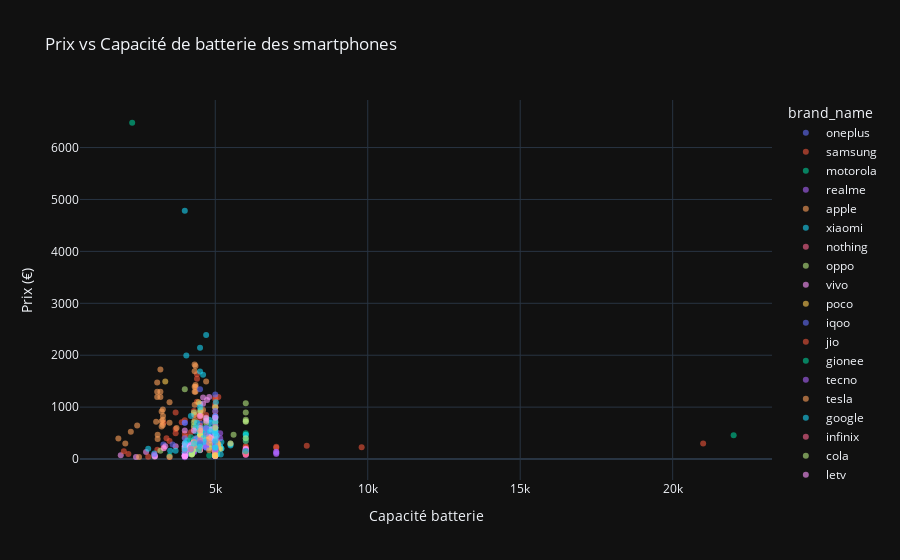

The notebook cell this image was saved under:
### Markdown cell above
**Prix vs. Capacité de la batterie**

### Code cell
fig_battery_price = px.scatter(
    data,
    x='battery_capacity',
    y='price (€)',
    color='brand_name',
    title='Prix vs Capacité de batterie des smartphones',
    labels={'battery': 'Batterie (mAh)', 'price': 'Prix (€)'},
    opacity=0.6
)

fig_battery_price.update_layout(
    xaxis_title='Capacité batterie',
    yaxis_title='Prix (€)',
    bargap=0.1
)

fig_battery_price.show()

### Figure 1 — Plotly figure (JSON) as saved in the notebook; plotly's stock layout.template omitted (floating-point values rounded to 4 significant figures; data arrays with more than 128 entries replaced by an {"elided": "..."} marker saying what was removed)
{"data": [{"hovertemplate": "brand_name=oneplus<br>battery_capacity=%{x}<br>price (€)=%{y}<extra></extra>", "legendgroup": "oneplus", "marker": {"color": "#636efa", "opacity": 0.6, "symbol": "circle"}, "mode": "markers", "name": "oneplus", "orientation": "v", "showlegend": true, "x": [5000.0, 5000.0, 4500.0, 5000.0, 5000.0, 5000.0, 4500.0, 5000.0, 5000.0, 4800.0, 5000.0, 5000.0, 4500.0, 5000.0, 6000.0, 4200.0, 5000.0, 5000.0, 5000.0, 4800.0, 4500.0, 4500.0, 4500.0, 4800.0, 5000.0, 5000.0, 3300.0, 4800.0, 5000.0, 4500.0, 4300.0, 5000.0, 5000.0, 4300.0, 5000.0, 4500.0, 4500.0, 4500.0, 4500.0, 5000.0, 4800.0, 4300.0], "xaxis": "x", "y": [548.1, 199.2, 289.0, 328.9, 398.6, 219.2, 697.6, 219.2, 607.9, 448.5, 229.1, 368.7, 337.9, 249.1, 149.5, 279.0, 189.3, 652.8, 348.8, 558.1, 428.5, 645.8, 209.2, 508.3, 169.3, 747.4, 279.0, 697.6, 352.7, 298.9, 199.3, 229.2, 348.8, 255.1, 189.2, 299.0, 288.9, 448.5, 199.3, 169.3, 478.3, 249.1], "yaxis": "y", "type": "scatter"}, {"hovertemplate": "brand_name=samsung<br>battery_capacity=%{x}<br>price (€)=%{y}<extra></extra>", "legendgroup": "samsung", "marker": {"color": "#EF553B", "opacity": 0.6, "symbol": "circle"}, "mode": "markers", "name": "samsung", "orientation": "v", "showlegend": true, "x": {"elided": "132 float values"}, "xaxis": "x", "y": {"elided": "132 float values"}, "yaxis": "y", "type": "scatter"}, {"hovertemplate": "brand_name=motorola<br>battery_capacity=%{x}<br>price (€)=%{y}<extra></extra>", "legendgroup": "motorola", "marker": {"color": "#00cc96", "opacity": 0.6, "symbol": "circle"}, "mode": "markers", "name": "motorola", "orientation": "v", "showlegend": true, "x": [5000.0, 5000.0, 5000.0, 5000.0, 5000.0, 4020.0, 5000.0, 4400.0, 4800.0, 5000.0, 5000.0, 5000.0, 4600.0, 5000.0, 4400.0, 4610.0, 5000.0, 4020.0, 5000.0, 5000.0, 5000.0, 4610.0, 5000.0, 5000.0, 6000.0, 5000.0, 5000.0, 5000.0, 4450.0, 5000.0, 5000.0, 5000.0, 5000.0, 5000.0, 5000.0, 5000.0, 4800.0, 5000.0, 5000.0, 5000.0, 4020.0, 5000.0, 5000.0, 4200.0, 4000.0, 6000.0, 5000.0, 4450.0, 4500.0, 5000.0, 5000.0, 5000.0], "xaxis": "x", "y": [149.5, 189.3, 189.3, 104.6, 159.4, 229.2, 164.4, 239.1, 348.8, 109.6, 79.72, 119.6, 398.6, 204.3, 398.6, 548.1, 129.6, 249.1, 259.1, 99.65, 199.3, 598.0, 129.6, 169.4, 159.4, 219.2, 94.67, 199.2, 418.5, 89.68, 159.4, 104.6, 88.29, 119.6, 239.1, 79.63, 597.9, 578.0, 194.3, 199.2, 318.8, 224.1, 169.4, 348.8, 114.5, 144.5, 89.91, 597.9, 428.4, 498.2, 348.7, 199.2], "yaxis": "y", "type": "scatter"}, {"hovertemplate": "brand_name=realme<br>battery_capacity=%{x}<br>price (€)=%{y}<extra></extra>", "legendgroup": "realme", "marker": {"color": "#ab63fa", "opacity": 0.6, "symbol": "circle"}, "mode": "markers", "name": "realme", "orientation": "v", "showlegend": true, "x": [5000.0, 5000.0, 5000.0, 5000.0, 5000.0, 5000.0, 5000.0, 5000.0, 5000.0, 5000.0, 5000.0, 5000.0, 5000.0, 5000.0, 5000.0, 5000.0, 5000.0, 5000.0, 5000.0, 4000.0, 5000.0, 5000.0, 5000.0, 4500.0, 5000.0, 5000.0, 5000.0, 5000.0, 5000.0, 5000.0, 5000.0, 5000.0, 5000.0, 4200.0, 5000.0, 4500.0, 5000.0, 5000.0, 5000.0, 4600.0, 5000.0, 5000.0, 4200.0, 5000.0, 5000.0, 5000.0, 5000.0, 5000.0, 5000.0, 4500.0, 5000.0, 5000.0, 5000.0, 5000.0, 6000.0, 4300.0, 5000.0, 5000.0, 4500.0, 5000.0, 5000.0, 5000.0, 5000.0, 5000.0, 4500.0, 5000.0, 5000.0, 5000.0, 5000.0, 5000.0, 4000.0, 5000.0, 5000.0, 4300.0, 5000.0, 5000.0, 5000.0, 5000.0, 4500.0, 5000.0, 5000.0, 4300.0, 5000.0, 5000.0, 6000.0, 5000.0, 5000.0, 4200.0, 4000.0, 5000.0, 5000.0, 5000.0, 4500.0, 6000.0, 5000.0, 4000.0, 5000.0], "xaxis": "x", "y": [249.1, 189.3, 199.3, 279.0, 89.2, 139.5, 149.1, 139.5, 99.65, 124.6, 129.6, 139.5, 52.81, 289.0, 149.5, 169.4, 204.2, 109.6, 144.5, 34.87, 117.9, 154.5, 189.3, 258.1, 169.4, 179.4, 249.1, 89.68, 77.23, 62.78, 229.2, 71.21, 159.4, 249.1, 288.9, 229.2, 149.5, 184.4, 209.3, 348.8, 139.5, 189.3, 279.0, 127.4, 64.68, 149.5, 82.71, 154.5, 149.4, 244.1, 497.9, 174.4, 179.4, 159.4, 114.6, 279.0, 318.9, 89.68, 219.2, 229.2, 139.5, 69.75, 264.1, 89.59, 269.1, 164.4, 134.5, 89.68, 94.67, 149.5, 132.3, 468.4, 169.4, 144.4, 299.0, 284.0, 79.72, 113.6, 328.8, 109.5, 99.65, 129.4, 118.4, 318.9, 79.72, 179.4, 199.3, 249.1, 89.68, 408.5, 124.6, 64.77, 308.9, 104.6, 64.68, 69.75, 86.9], "yaxis": "y", "type": "scatter"}, {"hovertemplate": "brand_name=apple<br>battery_capacity=%{x}<br>price (€)=%{y}<extra></extra>", "legendgroup": "apple", "marker": {"color": "#FFA15A", "opacity": 0.6, "symbol": "circle"}, "mode": "markers", "name": "apple", "orientation": "v", "showlegend": true, "x": [3279.0, 3240.0, 4323.0, 3110.0, 4325.0, 3095.0, 3200.0, NaN, 3110.0, NaN, 4352.0, 4352.0, 2050.0, 4323.0, 3279.0, 3060.0, 2438.0, 3500.0, 4323.0, NaN, 4325.0, 3240.0, NaN, 4700.0, 3200.0, NaN, NaN, 3095.0, 3500.0, 2230.0, NaN, 3279.0, 1821.0, 4352.0, 3285.0, NaN, 4323.0, 4352.0, 4325.0, 3200.0, 3240.0, NaN, NaN, NaN, 4532.0, 3095.0], "xaxis": "x", "y": [657.8, 627.9, 1295.0, 388.7, 747.4, 1195.0, 1196.0, 518.2, 468.4, 408.6, 1425.0, 1295.0, 298.9, 1395.0, 757.4, 717.5, 646.8, 697.5, 1824.0, 558.1, 847.1, 727.5, 458.4, 1494.0, 1295.0, 437.5, 1305.0, 1295.0, 1095.0, 528.1, 1394.0, 956.7, 397.6, 1394.0, 827.1, 498.2, 1693.0, 1793.0, 1046.0, 1724.0, 916.9, 1195.0, 558.1, 677.7, 847.0, 1474.0], "yaxis": "y", "type": "scatter"}, {"hovertemplate": "brand_name=xiaomi<br>battery_capacity=%{x}<br>price (€)=%{y}<extra></extra>", "legendgroup": "xiaomi", "marker": {"color": "#19d3f3", "opacity": 0.6, "symbol": "circle"}, "mode": "markers", "name": "xiaomi", "orientation": "v", "showlegend": true, "x": {"elided": "134 float values"}, "xaxis": "x", "y": {"elided": "134 float values"}, "yaxis": "y", "type": "scatter"}, {"hovertemplate": "brand_name=nothing<br>battery_capacity=%{x}<br>price (€)=%{y}<extra></extra>", "legendgroup": "nothing", "marker": {"color": "#FF6692", "opacity": 0.6, "symbol": "circle"}, "mode": "markers", "name": "nothing", "orientation": "v", "showlegend": true, "x": [4500.0, 4500.0, 4500.0, 4700.0, 5000.0], "xaxis": "x", "y": [266.6, 281.5, 358.8, 398.5, 249.1], "yaxis": "y", "type": "scatter"}, {"hovertemplate": "brand_name=oppo<br>battery_capacity=%{x}<br>price (€)=%{y}<extra></extra>", "legendgroup": "oppo", "marker": {"color": "#B6E880", "opacity": 0.6, "symbol": "circle"}, "mode": "markers", "name": "oppo", "orientation": "v", "showlegend": true, "x": [5000.0, 4700.0, 5000.0, 4500.0, 5000.0, 5000.0, 4800.0, 5000.0, 5000.0, 4310.0, 4500.0, 5000.0, 4500.0, 5000.0, 4500.0, 4520.0, 4700.0, 5000.0, 4500.0, 5000.0, 4500.0, 5000.0, 4500.0, 5000.0, 4500.0, 4800.0, 4500.0, 4500.0, 4500.0, 4500.0, 4700.0, 5000.0, 4300.0, 4500.0, 5000.0, 4300.0, 4500.0, 5000.0, 4300.0, 5000.0, 4230.0, 5000.0, 4500.0, 4500.0, 5000.0, 5000.0, 4500.0, 4230.0, 5000.0, 5000.0, 5000.0, 5000.0, 5000.0, 4230.0, 5000.0, 5000.0, 5000.0, 4800.0, 5000.0, 5000.0, 4500.0, 5000.0, 4310.0, 4000.0, 4015.0, 5000.0, 4500.0, 4500.0, 4000.0, 5000.0, 5000.0, 5000.0, 4230.0, 5000.0, 4300.0, 4230.0, 4500.0, 4350.0, 4230.0, 4230.0, 3200.0, 4500.0, 5000.0, 4000.0, 5000.0, 5000.0, 5000.0, 4700.0], "xaxis": "x", "y": [189.3, 458.4, 298.9, 284.0, 996.5, 94.67, 275.7, 169.4, 124.6, 199.2, 292.4, 134.4, 398.6, 308.9, 258.8, 946.7, 587.9, 154.4, 458.4, 179.4, 458.4, 189.2, 269.0, 139.2, 218.2, 209.2, 318.9, 258.1, 259.1, 199.2, 777.2, 154.5, 896.8, 209.3, 149.4, 707.5, 366.4, 219.2, 262.9, 146.5, 89.68, 428.4, 179.4, 428.4, 164.3, 169.3, 278.9, 89.68, 129.6, 199.3, 328.9, 159.4, 169.3, 109.6, 134.5, 119.6, 179.3, 229.1, 179.4, 239.1, 919.4, 159.3, 179.3, 1345.0, 189.2, 179.3, 448.4, 508.2, 199.2, 797.2, 119.5, 121.6, 114.5, 119.5, 298.9, 124.5, 229.1, 385.7, 99.65, 99.56, 159.4, 328.8, 298.9, 229.1, 149.5, 139.4, 139.4, 697.5], "yaxis": "y", "type": "scatter"}, {"hovertemplate": "brand_name=vivo<br>battery_capacity=%{x}<br>price (€)=%{y}<extra></extra>", "legendgroup": "vivo", "marker": {"color": "#FF97FF", "opacity": 0.6, "symbol": "circle"}, "mode": "markers", "name": "vivo", "orientation": "v", "showlegend": true, "x": [5000.0, 5000.0, 5000.0, 4830.0, 4800.0, 4500.0, 4700.0, 5000.0, 5000.0, 4600.0, 5000.0, 4600.0, 4200.0, 5000.0, 5000.0, 4700.0, 4600.0, 5000.0, 5000.0, 5000.0, 4200.0, 4810.0, 5000.0, 4500.0, 4830.0, 4300.0, 5000.0, 5000.0, 5000.0, 5000.0, 4050.0, 4700.0, 5000.0, 4050.0, 5000.0, 5000.0, 5000.0, 4870.0, 4030.0, 5000.0, 4300.0, 5000.0, 4700.0, 4700.0, 4300.0, 4500.0, 5000.0, 4700.0, 1900.0, 4730.0, 5000.0, 5000.0, 4500.0, 5000.0, 4500.0, 5000.0, 4000.0, 4000.0, 5000.0, 3360.0, 5000.0, 4000.0, 5000.0, 5000.0, 4000.0, 5000.0, 5000.0, 6000.0, 4500.0, 5000.0, 5000.0, 5000.0, 5000.0, 4500.0, 4700.0, 4000.0, 4500.0, 4000.0, 4500.0, 5000.0, 5000.0, 5000.0, 6000.0, 5000.0, 5000.0, 5000.0, 5000.0, 5000.0, 4050.0, 5000.0, 3700.0, 4030.0, 3315.0, 6000.0, 4500.0, 4500.0, 6000.0, 5000.0, 4030.0, 5000.0, 5000.0, 5000.0, 5000.0, 5000.0, 5000.0, 4600.0, 5000.0, 4100.0, 5000.0, 2730.0, 4800.0], "xaxis": "x", "y": [169.3, 99.65, 144.5, 358.8, 428.4, 279.0, 278.9, 184.4, 124.5, 298.9, 164.4, 353.8, 279.0, 199.2, 134.4, 737.5, 1066.0, 159.4, 438.5, 159.4, 249.1, 418.5, 219.2, 318.9, 398.6, 318.9, 89.68, 119.6, 144.5, 104.6, 199.2, 249.1, 89.59, 219.2, 77.64, 298.9, 149.5, 568.0, 179.4, 149.4, 328.9, 89.59, 239.2, 797.3, 368.7, 548.1, 154.4, 249.1, 74.74, 1136.0, 129.5, 129.6, 179.3, 84.7, 249.1, 79.72, 199.2, 231.9, 209.2, 249.2, 139.4, 249.1, 288.9, 179.4, 239.1, 124.5, 166.3, 169.3, 199.2, 139.5, 79.72, 149.4, 124.6, 299.0, 318.8, 299.0, 827.1, 269.1, 278.9, 99.56, 109.6, 498.2, 189.2, 827.1, 84.7, 159.4, 124.6, 119.5, 269.0, 94.58, 249.2, 149.5, 209.2, 119.6, 598.0, 298.9, 199.2, 154.5, 81.71, 199.3, 119.5, 328.8, 104.5, 219.2, 229.1, 1186.0, 99.65, 189.3, 99.56, 134.4, 1196.0], "yaxis": "y", "type": "scatter"}, {"hovertemplate": "brand_name=poco<br>battery_capacity=%{x}<br>price (€)=%{y}<extra></extra>", "legendgroup": "poco", "marker": {"color": "#FECB52", "opacity": 0.6, "symbol": "circle"}, "mode": "markers", "name": "poco", "orientation": "v", "showlegend": true, "x": [5000.0, 5000.0, 5000.0, 5000.0, 5000.0, 5000.0, 5000.0, 5000.0, 5000.0, 5000.0, 5000.0, 5000.0, 5000.0, 4500.0, 5000.0, 4500.0, 6000.0, 5000.0, 4700.0, 5160.0, 5080.0, 5000.0, 5000.0, 5000.0, 5500.0, 5000.0, 4500.0, 5000.0, 4700.0, 5100.0, 5000.0, 6000.0, 5000.0, 5000.0, 5000.0, 5000.0, 5000.0, 4500.0, 5065.0, 5000.0, 5080.0], "xaxis": "x", "y": [149.5, 209.3, 149.5, 164.4, 129.6, 119.6, 179.4, 114.6, 74.74, 134.5, 64.77, 159.4, 298.9, 259.1, 129.6, 299.0, 134.5, 64.77, 348.7, 195.8, 249.1, 159.4, 107.6, 149.5, 299.0, 139.5, 279.0, 147.5, 398.6, 199.2, 108.5, 114.6, 72.74, 127.5, 199.3, 144.5, 149.4, 428.5, 328.9, 79.72, 288.9], "yaxis": "y", "type": "scatter"}, {"hovertemplate": "brand_name=iqoo<br>battery_capacity=%{x}<br>price (€)=%{y}<extra></extra>", "legendgroup": "iqoo", "marker": {"color": "#636efa", "opacity": 0.6, "symbol": "circle"}, "mode": "markers", "name": "iqoo", "orientation": "v", "showlegend": true, "x": [5000.0, 5000.0, 5000.0, 4700.0, 4700.0, 5000.0, 4400.0, 4500.0, 5000.0, 4700.0, 5000.0, 5000.0, 5000.0, 4700.0, 4350.0, 5000.0, 4500.0, 5000.0, 4700.0, 5000.0, 4400.0, 4700.0, 4700.0, 4700.0, 4700.0, 5000.0, 5000.0, 5000.0, 4350.0, 5000.0, 4200.0, 4000.0], "xaxis": "x", "y": [299.0, 139.4, 598.0, 217.1, 289.0, 154.5, 249.1, 308.9, 154.5, 587.9, 168.8, 249.1, 647.8, 233.2, 348.7, 184.3, 348.3, 159.4, 336.3, 144.4, 358.7, 279.0, 229.1, 597.9, 478.3, 328.8, 249.1, 199.2, 398.5, 149.5, 179.4, 398.5], "yaxis": "y", "type": "scatter"}, {"hovertemplate": "brand_name=jio<br>battery_capacity=%{x}<br>price (€)=%{y}<extra></extra>", "legendgroup": "jio", "marker": {"color": "#EF553B", "opacity": 0.6, "symbol": "circle"}, "mode": "markers", "name": "jio", "orientation": "v", "showlegend": true, "x": [5000.0, 2800.0, 3500.0, 3000.0], "xaxis": "x", "y": [119.5, 44.84, 46.33, 74.74], "yaxis": "y", "type": "scatter"}, {"hovertemplate": "brand_name=gionee<br>battery_capacity=%{x}<br>price (€)=%{y}<extra></extra>", "legendgroup": "gionee", "marker": {"color": "#00cc96", "opacity": 0.6, "symbol": "circle"}, "mode": "markers", "name": "gionee", "orientation": "v", "showlegend": true, "x": [3500.0, 4000.0, 4800.0], "xaxis": "x", "y": [61.69, 74.74, 69.75], "yaxis": "y", "type": "scatter"}, {"hovertemplate": "brand_name=tecno<br>battery_capacity=%{x}<br>price (€)=%{y}<extra></extra>", "legendgroup": "tecno", "marker": {"color": "#ab63fa", "opacity": 0.6, "symbol": "circle"}, "mode": "markers", "name": "tecno", "orientation": "v", "showlegend": true, "x": [5160.0, 5000.0, 6000.0, 7000.0, 5160.0, 6000.0, 7000.0, 5000.0, 5000.0, 5000.0, 5000.0, 5000.0, 4700.0, 5000.0, 5000.0, 6000.0, 5000.0, 5000.0, 5000.0, 5000.0, 5000.0, 4000.0, 6000.0, 5000.0, 5000.0, 7000.0, 5000.0, 5000.0, 5000.0, 7000.0, 5000.0, 5000.0, 5000.0], "xaxis": "x", "y": [398.6, 69.75, 119.6, 99.65, 498.3, 154.5, 137.5, 89.68, 219.2, 79.72, 88.6, 179.4, 259.1, 87.69, 62.78, 159.4, 99.65, 179.3, 89.38, 147.0, 89.68, 69.75, 154.5, 62.28, 149.5, 139.4, 114.6, 229.2, 79.72, 109.6, 209.3, 83.61, 73.74], "yaxis": "y", "type": "scatter"}, {"hovertemplate": "brand_name=tesla<br>battery_capacity=%{x}<br>price (€)=%{y}<extra></extra>", "legendgroup": "tesla", "marker": {"color": "#FFA15A", "opacity": 0.6, "symbol": "circle"}, "mode": "markers", "name": "tesla", "orientation": "v", "showlegend": true, "x": [5000.0], "xaxis": "x", "y": [697.6], "yaxis": "y", "type": "scatter"}, {"hovertemplate": "brand_name=google<br>battery_capacity=%{x}<br>price (€)=%{y}<extra></extra>", "legendgroup": "google", "marker": {"color": "#19d3f3", "opacity": 0.6, "symbol": "circle"}, "mode": "markers", "name": "google", "orientation": "v", "showlegend": true, "x": [4410.0, 4410.0, 5000.0, 4355.0, 5003.0, 4614.0, 2800.0, 3520.0, 4080.0, 5003.0, 4830.0, 3700.0, 4620.0, 5000.0], "xaxis": "x", "y": [299.0, 348.7, 817.2, 529.2, 541.1, 403.4, 200.5, 159.4, 358.8, 794.3, 538.1, 159.4, 328.9, 707.5], "yaxis": "y", "type": "scatter"}, {"hovertemplate": "brand_name=infinix<br>battery_capacity=%{x}<br>price (€)=%{y}<extra></extra>", "legendgroup": "infinix", "marker": {"color": "#FF6692", "opacity": 0.6, "symbol": "circle"}, "mode": "markers", "name": "infinix", "orientation": "v", "showlegend": true, "x": [5000.0, 5000.0, 5000.0, 4500.0, 4500.0, 5000.0, 5000.0, 5000.0, 5000.0, 6000.0, 5000.0, 5000.0, 6000.0, 6000.0, 4500.0, 5000.0, 5000.0, 5000.0, 5000.0, 5000.0, 5000.0, 5000.0, 5000.0, 5000.0, 5000.0, 4500.0, 5000.0, 5000.0, 5000.0], "xaxis": "x", "y": [189.3, 194.3, 179.4, 368.7, 179.4, 159.4, 99.65, 168.4, 199.3, 89.68, 116.6, 69.75, 99.65, 88.8, 219.2, 123.0, 108.1, 72.95, 169.4, 82.71, 159.4, 129.6, 129.6, 169.4, 96.57, 199.3, 99.65, 149.5, 127.5], "yaxis": "y", "type": "scatter"}, {"hovertemplate": "brand_name=cola<br>battery_capacity=%{x}<br>price (€)=%{y}<extra></extra>", "legendgroup": "cola", "marker": {"color": "#B6E880", "opacity": 0.6, "symbol": "circle"}, "mode": "markers", "name": "cola", "orientation": "v", "showlegend": true, "x": [5000.0], "xaxis": "x", "y": [149.5], "yaxis": "y", "type": "scatter"}, {"hovertemplate": "brand_name=letv<br>battery_capacity=%{x}<br>price (€)=%{y}<extra></extra>", "legendgroup": "letv", "marker": {"color": "#FF97FF", "opacity": 0.6, "symbol": "circle"}, "mode": "markers", "name": "letv", "orientation": "v", "showlegend": true, "x": [4000.0, 4000.0, 4000.0], "xaxis": "x", "y": [54.8, 69.75, 59.79], "yaxis": "y", "type": "scatter"}, {"hovertemplate": "brand_name=ikall<br>battery_capacity=%{x}<br>price (€)=%{y}<extra></extra>", "legendgroup": "ikall", "marker": {"color": "#FECB52", "opacity": 0.6, "symbol": "circle"}, "mode": "markers", "name": "ikall", "orientation": "v", "showlegend": true, "x": [5000.0, 5000.0, 5000.0], "xaxis": "x", "y": [80.71, 79.72, 67.76], "yaxis": "y", "type": "scatter"}, {"hovertemplate": "brand_name=leeco<br>battery_capacity=%{x}<br>price (€)=%{y}<extra></extra>", "legendgroup": "leeco", "marker": {"color": "#636efa", "opacity": 0.6, "symbol": "circle"}, "mode": "markers", "name": "leeco", "orientation": "v", "showlegend": true, "x": [5000.0], "xaxis": "x", "y": [109.6], "yaxis": "y", "type": "scatter"}, {"hovertemplate": "brand_name=duoqin<br>battery_capacity=%{x}<br>price (€)=%{y}<extra></extra>", "legendgroup": "duoqin", "marker": {"color": "#EF553B", "opacity": 0.6, "symbol": "circle"}, "mode": "markers", "name": "duoqin", "orientation": "v", "showlegend": true, "x": [2150.0], "xaxis": "x", "y": [99.56], "yaxis": "y", "type": "scatter"}, {"hovertemplate": "brand_name=nokia<br>battery_capacity=%{x}<br>price (€)=%{y}<extra></extra>", "legendgroup": "nokia", "marker": {"color": "#00cc96", "opacity": 0.6, "symbol": "circle"}, "mode": "markers", "name": "nokia", "orientation": "v", "showlegend": true, "x": [6000.0, 6000.0, 5000.0, 5050.0, 4470.0, 6000.0, 4500.0, 5050.0, 5050.0, 3000.0, 5050.0, 4200.0, 6000.0], "xaxis": "x", "y": [468.4, 348.8, 104.6, 94.67, 179.3, 498.2, 284.0, 134.5, 119.6, 52.31, 89.68, 418.5, 398.5], "yaxis": "y", "type": "scatter"}, {"hovertemplate": "brand_name=lava<br>battery_capacity=%{x}<br>price (€)=%{y}<extra></extra>", "legendgroup": "lava", "marker": {"color": "#ab63fa", "opacity": 0.6, "symbol": "circle"}, "mode": "markers", "name": "lava", "orientation": "v", "showlegend": true, "x": [5000.0, 5000.0, 5000.0, 4000.0], "xaxis": "x", "y": [109.6, 179.3, 89.68, 69.75], "yaxis": "y", "type": "scatter"}, {"hovertemplate": "brand_name=honor<br>battery_capacity=%{x}<br>price (€)=%{y}<extra></extra>", "legendgroup": "honor", "marker": {"color": "#FFA15A", "opacity": 0.6, "symbol": "circle"}, "mode": "markers", "name": "honor", "orientation": "v", "showlegend": true, "x": [5100.0, 4800.0, 4800.0, 4300.0, 4800.0, 4600.0, 5000.0, 4500.0, 4000.0, 5000.0, 4300.0, 5000.0, 5000.0], "xaxis": "x", "y": [279.0, 169.4, 398.5, 249.1, 308.9, 946.7, 99.65, 548.0, 169.4, 139.5, 328.8, 139.5, 149.4], "yaxis": "y", "type": "scatter"}, {"hovertemplate": "brand_name=nubia<br>battery_capacity=%{x}<br>price (€)=%{y}<extra></extra>", "legendgroup": "nubia", "marker": {"color": "#19d3f3", "opacity": 0.6, "symbol": "circle"}, "mode": "markers", "name": "nubia", "orientation": "v", "showlegend": true, "x": [6000.0, 5000.0, 5000.0, 5000.0, 5000.0, 5050.0], "xaxis": "x", "y": [468.3, 348.8, 607.8, 607.9, 498.2, 448.5], "yaxis": "y", "type": "scatter"}, {"hovertemplate": "brand_name=redmi<br>battery_capacity=%{x}<br>price (€)=%{y}<extra></extra>", "legendgroup": "redmi", "marker": {"color": "#FF6692", "opacity": 0.6, "symbol": "circle"}, "mode": "markers", "name": "redmi", "orientation": "v", "showlegend": true, "x": [5000.0, 5000.0, 5000.0], "xaxis": "x", "y": [189.3, 199.3, 79.72], "yaxis": "y", "type": "scatter"}, {"hovertemplate": "brand_name=asus<br>battery_capacity=%{x}<br>price (€)=%{y}<extra></extra>", "legendgroup": "asus", "marker": {"color": "#B6E880", "opacity": 0.6, "symbol": "circle"}, "mode": "markers", "name": "asus", "orientation": "v", "showlegend": true, "x": [6000.0, 6000.0, 6000.0, 4300.0, 6000.0, 6000.0, 6000.0], "xaxis": "x", "y": [896.9, 757.3, 727.5, 637.7, 398.6, 717.5, 1076.0], "yaxis": "y", "type": "scatter"}, {"hovertemplate": "brand_name=itel<br>battery_capacity=%{x}<br>price (€)=%{y}<extra></extra>", "legendgroup": "itel", "marker": {"color": "#FF97FF", "opacity": 0.6, "symbol": "circle"}, "mode": "markers", "name": "itel", "orientation": "v", "showlegend": true, "x": [4000.0, 5000.0, 3020.0, 5000.0, 5000.0, 4000.0, 4000.0, 2400.0, 4000.0, 3020.0], "xaxis": "x", "y": [69.66, 64.68, 59.7, 66.76, 57.65, 59.7, 54.71, 39.85, 58.7, 47.71], "yaxis": "y", "type": "scatter"}, {"hovertemplate": "brand_name=royole<br>battery_capacity=%{x}<br>price (€)=%{y}<extra></extra>", "legendgroup": "royole", "marker": {"color": "#FECB52", "opacity": 0.6, "symbol": "circle"}, "mode": "markers", "name": "royole", "orientation": "v", "showlegend": true, "x": [4450.0, 3360.0], "xaxis": "x", "y": [1096.0, 1495.0], "yaxis": "y", "type": "scatter"}, {"hovertemplate": "brand_name=sony<br>battery_capacity=%{x}<br>price (€)=%{y}<extra></extra>", "legendgroup": "sony", "marker": {"color": "#636efa", "opacity": 0.6, "symbol": "circle"}, "mode": "markers", "name": "sony", "orientation": "v", "showlegend": true, "x": [4500.0, 4000.0, 4000.0, 5000.0, 5000.0, 4000.0, 5000.0, 3600.0, 4500.0], "xaxis": "x", "y": [1345.0, 159.4, 697.5, 926.6, 199.2, 697.6, 819.2, 279.0, 308.9], "yaxis": "y", "type": "scatter"}, {"hovertemplate": "brand_name=oukitel<br>battery_capacity=%{x}<br>price (€)=%{y}<extra></extra>", "legendgroup": "oukitel", "marker": {"color": "#EF553B", "opacity": 0.6, "symbol": "circle"}, "mode": "markers", "name": "oukitel", "orientation": "v", "showlegend": true, "x": [21000.0, 9800.0, 8000.0], "xaxis": "x", "y": [298.9, 229.1, 258.1], "yaxis": "y", "type": "scatter"}, {"hovertemplate": "brand_name=vertu<br>battery_capacity=%{x}<br>price (€)=%{y}<extra></extra>", "legendgroup": "vertu", "marker": {"color": "#00cc96", "opacity": 0.6, "symbol": "circle"}, "mode": "markers", "name": "vertu", "orientation": "v", "showlegend": true, "x": [2275.0], "xaxis": "x", "y": [6478.0], "yaxis": "y", "type": "scatter"}, {"hovertemplate": "brand_name=blu<br>battery_capacity=%{x}<br>price (€)=%{y}<extra></extra>", "legendgroup": "blu", "marker": {"color": "#ab63fa", "opacity": 0.6, "symbol": "circle"}, "mode": "markers", "name": "blu", "orientation": "v", "showlegend": true, "x": [5000.0], "xaxis": "x", "y": [149.4], "yaxis": "y", "type": "scatter"}, {"hovertemplate": "brand_name=lyf<br>battery_capacity=%{x}<br>price (€)=%{y}<extra></extra>", "legendgroup": "lyf", "marker": {"color": "#FFA15A", "opacity": 0.6, "symbol": "circle"}, "mode": "markers", "name": "lyf", "orientation": "v", "showlegend": true, "x": [3500.0, 2500.0], "xaxis": "x", "y": [39.76, 38.77], "yaxis": "y", "type": "scatter"}, {"hovertemplate": "brand_name=huawei<br>battery_capacity=%{x}<br>price (€)=%{y}<extra></extra>", "legendgroup": "huawei", "marker": {"color": "#19d3f3", "opacity": 0.6, "symbol": "circle"}, "mode": "markers", "name": "huawei", "orientation": "v", "showlegend": true, "x": [4700.0, 4500.0, 4000.0, 4400.0, 4500.0, 4600.0, 4300.0, 4360.0, 4200.0, 4200.0, 3000.0, 5000.0, 4000.0, 5000.0, 4500.0, 4500.0], "xaxis": "x", "y": [2392.0, 239.2, 199.2, 697.5, 996.5, 1624.0, 298.9, 607.9, 827.1, 219.2, 109.1, 219.2, 298.9, 229.1, 2143.0, 1684.0], "yaxis": "y", "type": "scatter"}, {"hovertemplate": "brand_name=zte<br>battery_capacity=%{x}<br>price (€)=%{y}<extra></extra>", "legendgroup": "zte", "marker": {"color": "#FF6692", "opacity": 0.6, "symbol": "circle"}, "mode": "markers", "name": "zte", "orientation": "v", "showlegend": true, "x": [5000.0, 4200.0], "xaxis": "x", "y": [617.8, 199.3], "yaxis": "y", "type": "scatter"}, {"hovertemplate": "brand_name=lenovo<br>battery_capacity=%{x}<br>price (€)=%{y}<extra></extra>", "legendgroup": "lenovo", "marker": {"color": "#B6E880", "opacity": 0.6, "symbol": "circle"}, "mode": "markers", "name": "lenovo", "orientation": "v", "showlegend": true, "x": [5600.0, 5000.0], "xaxis": "x", "y": [468.3, 598.0], "yaxis": "y", "type": "scatter"}, {"hovertemplate": "brand_name=lg<br>battery_capacity=%{x}<br>price (€)=%{y}<extra></extra>", "legendgroup": "lg", "marker": {"color": "#FF97FF", "opacity": 0.6, "symbol": "circle"}, "mode": "markers", "name": "lg", "orientation": "v", "showlegend": true, "x": [4000.0, 4300.0, 5000.0], "xaxis": "x", "y": [548.1, 548.1, 797.2], "yaxis": "y", "type": "scatter"}, {"hovertemplate": "brand_name=micromax<br>battery_capacity=%{x}<br>price (€)=%{y}<extra></extra>", "legendgroup": "micromax", "marker": {"color": "#FECB52", "opacity": 0.6, "symbol": "circle"}, "mode": "markers", "name": "micromax", "orientation": "v", "showlegend": true, "x": [5000.0, 5000.0, 5000.0], "xaxis": "x", "y": [69.75, 59.79, 77.64], "yaxis": "y", "type": "scatter"}, {"hovertemplate": "brand_name=leitz<br>battery_capacity=%{x}<br>price (€)=%{y}<extra></extra>", "legendgroup": "leitz", "marker": {"color": "#636efa", "opacity": 0.6, "symbol": "circle"}, "mode": "markers", "name": "leitz", "orientation": "v", "showlegend": true, "x": [5000.0], "xaxis": "x", "y": [1246.0], "yaxis": "y", "type": "scatter"}, {"hovertemplate": "brand_name=cat<br>battery_capacity=%{x}<br>price (€)=%{y}<extra></extra>", "legendgroup": "cat", "marker": {"color": "#EF553B", "opacity": 0.6, "symbol": "circle"}, "mode": "markers", "name": "cat", "orientation": "v", "showlegend": true, "x": [2000.0], "xaxis": "x", "y": [149.5], "yaxis": "y", "type": "scatter"}, {"hovertemplate": "brand_name=doogee<br>battery_capacity=%{x}<br>price (€)=%{y}<extra></extra>", "legendgroup": "doogee", "marker": {"color": "#00cc96", "opacity": 0.6, "symbol": "circle"}, "mode": "markers", "name": "doogee", "orientation": "v", "showlegend": true, "x": [22000.0, 6000.0], "xaxis": "x", "y": [458.4, 149.5], "yaxis": "y", "type": "scatter"}, {"hovertemplate": "brand_name=tcl<br>battery_capacity=%{x}<br>price (€)=%{y}<extra></extra>", "legendgroup": "tcl", "marker": {"color": "#ab63fa", "opacity": 0.6, "symbol": "circle"}, "mode": "markers", "name": "tcl", "orientation": "v", "showlegend": true, "x": [3000.0], "xaxis": "x", "y": [89.59], "yaxis": "y", "type": "scatter"}, {"hovertemplate": "brand_name=sharp<br>battery_capacity=%{x}<br>price (€)=%{y}<extra></extra>", "legendgroup": "sharp", "marker": {"color": "#FFA15A", "opacity": 0.6, "symbol": "circle"}, "mode": "markers", "name": "sharp", "orientation": "v", "showlegend": true, "x": [3730.0], "xaxis": "x", "y": [597.9], "yaxis": "y", "type": "scatter"}, {"hovertemplate": "brand_name=blackview<br>battery_capacity=%{x}<br>price (€)=%{y}<extra></extra>", "legendgroup": "blackview", "marker": {"color": "#19d3f3", "opacity": 0.6, "symbol": "circle"}, "mode": "markers", "name": "blackview", "orientation": "v", "showlegend": true, "x": [5180.0], "xaxis": "x", "y": [89.59], "yaxis": "y", "type": "scatter"}], "layout": {"xaxis": {"anchor": "y", "domain": [0.0, 1.0], "title": {"text": "Capacité batterie"}}, "yaxis": {"anchor": "x", "domain": [0.0, 1.0], "title": {"text": "Prix (€)"}}, "legend": {"title": {"text": "brand_name"}, "tracegroupgap": 0}, "title": {"text": "Prix vs Capacité de batterie des smartphones"}, "bargap": 0.1}}
